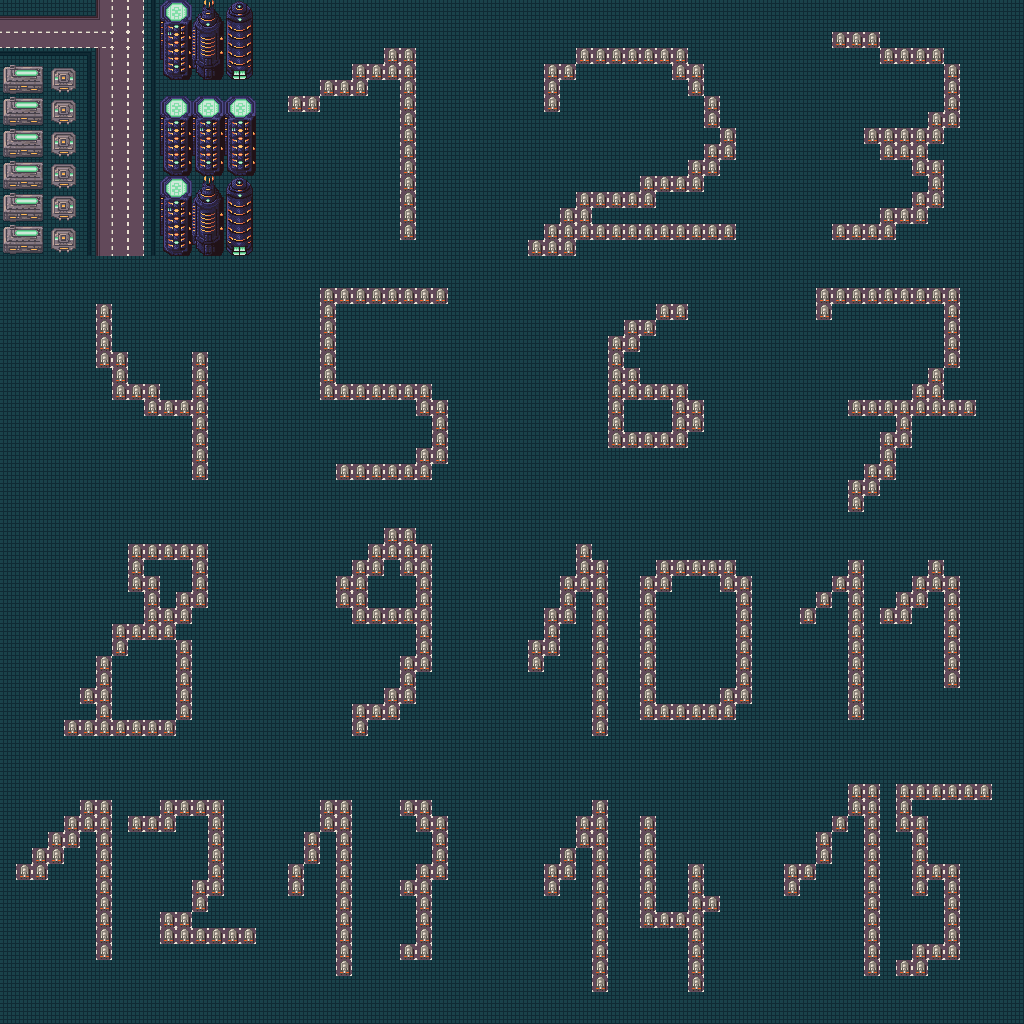

This is a level from a 2D game, rendered from its Tiled map with the project's own tilesets. A one-line summary and the map file follow, with tile-layer data summarised:
An orthogonal 64x64 tile map with 16x16 px tiles, 1 tile layer (BG1).

<map version="1.8" tiledversion="1.8.2" orientation="orthogonal" renderorder="left-up" width="64" height="64" tilewidth="16" tileheight="16" infinite="0" nextlayerid="2" nextobjectid="1">
 <tileset firstgid="1" name="tile_tg" tilewidth="16" tileheight="16" tilecount="192" columns="16">
  <image source="tile_tg.png" trans="ff00ff" width="256" height="192" />
 </tileset>
 <layer id="1" name="BG1" width="64" height="64">
  <data>[4096 cells, 4096 non-empty, 53 distinct tile ids]</data>
 </layer>
</map>